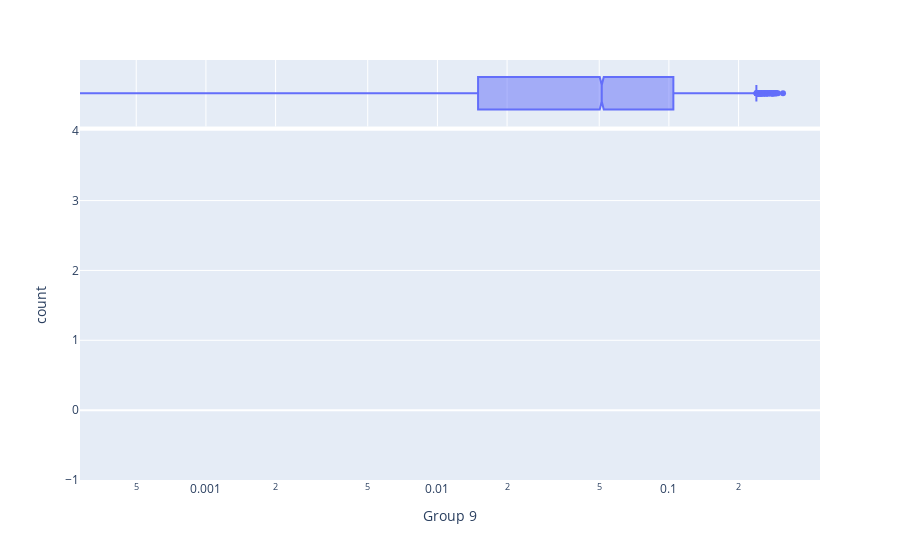

Notebook code cell kept with this figure:
### Code cell
import plotly.express as px

hist_data, group_labels, sorted_proba = extract_distrib(prob)

df = pd.DataFrame(data=sorted_proba, columns=group_labels)
fig = px.histogram(df, x="Group 9", histfunc="count",
                   marginal="box", log_x=True)
fig.show()

### Figure 1 — Plotly figure (JSON) as saved in the notebook; plotly's stock layout.template omitted (floating-point values rounded to 4 significant figures; data arrays with more than 128 entries replaced by an {"elided": "..."} marker saying what was removed)
{"data": [{"alignmentgroup": "True", "bingroup": "x", "histfunc": "count", "hovertemplate": "Group 9=%{x}<br>count=%{y}<extra></extra>", "legendgroup": "", "marker": {"color": "#636efa", "pattern": {"shape": ""}}, "name": "", "offsetgroup": "", "orientation": "v", "showlegend": false, "type": "histogram", "x": {"elided": "18691 float values"}, "xaxis": "x", "yaxis": "y"}, {"alignmentgroup": "True", "hovertemplate": "Group 9=%{x}<extra></extra>", "legendgroup": "", "marker": {"color": "#636efa"}, "name": "", "notched": true, "offsetgroup": "", "showlegend": false, "type": "box", "x": {"elided": "18691 float values"}, "xaxis": "x2", "yaxis": "y2"}], "layout": {"barmode": "relative", "legend": {"tracegroupgap": 0}, "margin": {"t": 60}, "xaxis": {"anchor": "y", "domain": [0, 1], "title": {"text": "Group 9"}, "type": "log"}, "xaxis2": {"anchor": "y2", "domain": [0, 1], "matches": "x", "showgrid": true, "showticklabels": false, "type": "log"}, "yaxis": {"anchor": "x", "domain": [0, 0.8316], "title": {"text": "count"}}, "yaxis2": {"anchor": "x2", "domain": [0.8416, 1], "matches": "y2", "showgrid": false, "showline": false, "showticklabels": false, "ticks": ""}}}
